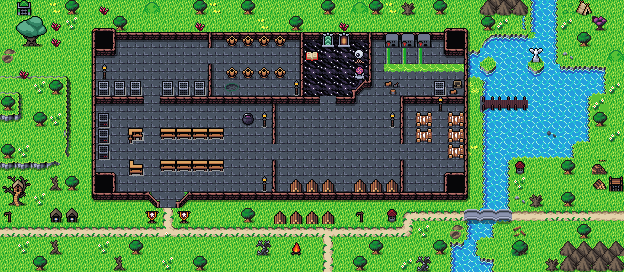

This game map was drawn from its Tiled (.tmx) file and the tilesets committed beside it. A one-line description and the trimmed map source follow:
An orthogonal 39x17 tile map with 16x16 px tiles, 4 tile layers (Collision, Background, Ground, Clutter), 2 tilesets and 44 objects.

<map version="1.10" tiledversion="1.10.1" orientation="orthogonal" renderorder="right-down" width="39" height="17" tilewidth="16" tileheight="16" infinite="0" nextlayerid="9" nextobjectid="102">
 <editorsettings>
  <export target="wastetown..tmx" format="tmx" />
 </editorsettings>
 <tileset firstgid="1" source="../tileset/main.tsx" />
 <tileset firstgid="10113" source="../tileset/buildings.tsx" />
 <layer id="6" name="Collision" width="39" height="17">
  <data>[663 cells, 128 non-empty, 13 distinct tile ids]</data>
 </layer>
 <layer id="1" name="Background" width="39" height="17">
  <data>[663 cells, 363 non-empty, 45 distinct tile ids]</data>
 </layer>
 <layer id="2" name="Ground" width="39" height="17">
  <data>[663 cells, 438 non-empty, 48 distinct tile ids]</data>
 </layer>
 <layer id="3" name="Clutter" width="39" height="17">
  <properties>
   <property name="spriteLayer" type="bool" value="true" />
  </properties>
  <data>[663 cells, 369 non-empty, 99 distinct tile ids]</data>
 </layer>
 <objectgroup id="4" name="Objects">
  <object id="38" template="../obj/entry_up.tx" x="318.665" y="268.262" width="21.5" height="16">
   <properties>
    <property name="teleport" value="" />
   </properties>
  </object>
  <object id="47" template="../obj/gold.tx" x="282.663" y="66.101" />
  <object id="56" template="../obj/gold.tx" x="400" y="95.75">
   <properties>
    <property name="reward">[
  {
    "type": "gold",
    "count": 110,
    "addMaxCount": 50
 }
]</property>
   </properties>
  </object>
  <object id="55" template="../obj/treasure.tx" x="423.522" y="190.333">
   <properties>
    <property name="reward">[{
  "type": "randomCard",
  "count": 2,
  "probability": 1,
  "colors": [ "colorID" ]
},{
  "type": "randomCard",
  "count": 1,
  "probability": 1,
  "rarity": [ "rare", "mythicrare" ],
  "colors": [ "colorID" ]
},{
  "type": "randomCard",
  "count": 1,
  "addMaxCount": 2
}]</property>
   </properties>
  </object>
  <object id="63" template="../obj/treasure.tx" x="152.522" y="49.333">
   <properties>
    <property name="reward">[{
  "type": "randomCard",
  "count": 2,
  "probability": 1,
  "colors": [ "colorID" ]
},{
  "type": "randomCard",
  "count": 1,
  "probability": 1,
  "rarity": [ "rare", "mythicrare" ],
  "colors": [ "colorID" ]
},{
  "type": "randomCard",
  "count": 1,
  "addMaxCount": 2
}]</property>
   </properties>
  </object>
  <object id="49" template="../obj/gold.tx" x="20.652" y="97.522">
   <properties>
    <property name="reward">[
  {
    "type": "gold",
    "count": 40,
    "addMaxCount": 40
 }
]</property>
   </properties>
  </object>
  <object id="51" template="../obj/enemy.tx" gid="11419" x="323.191" y="127.645">
   <properties>
    <property name="enemy" value="Golem" />
    <property name="threatRange" type="int" value="30" />
    <property name="waypoints" value="84,85" />
   </properties>
  </object>
  <object id="54" template="../obj/enemy.tx" gid="11419" x="323.079" y="72.763">
   <properties>
    <property name="effect">{ "startBattleWithCardInCommandZone": [ "Jace Boss Effect" ]
}</property>
    <property name="enemy" value="Jace" />
   </properties>
  </object>
  <object id="53" template="../obj/enemy.tx" x="509.579" y="231.263">
   <properties>
    <property name="enemy" value="Werewolf" />
    <property name="threatRange" type="int" value="60" />
   </properties>
  </object>
  <object id="52" template="../obj/enemy.tx" x="70.184" y="72.579">
   <properties>
    <property name="enemy" value="Symbiote" />
    <property name="threatRange" type="int" value="30" />
   </properties>
  </object>
  <object id="59" template="../obj/treasure.tx" x="36.5" y="16.5">
   <properties>
    <property name="reward">[{
  "type": "randomCard",
  "count": 2,
  "probability": 1,
  "colors": [ "colorID" ]
},{
  "type": "randomCard",
  "count": 1,
  "probability": 1,
  "rarity": [ "rare", "mythicrare" ],
  "colors": [ "colorID" ]
},{
  "type": "randomCard",
  "count": 1,
  "addMaxCount": 2
}]</property>
   </properties>
  </object>
  <object id="60" template="../obj/gold.tx" x="337.5" y="192.5">
   <properties>
    <property name="reward">[
  {
    "type": "gold",
    "count": 110,
    "addMaxCount": 50
 }
]</property>
   </properties>
  </object>
  <object id="61" template="../obj/gold.tx" x="607.5" y="38.5">
   <properties>
    <property name="reward">[
  {
    "type": "gold",
    "count": 110,
    "addMaxCount": 50
 }
]</property>
   </properties>
  </object>
  <object id="62" template="../obj/gold.tx" x="600.5" y="239.5">
   <properties>
    <property name="reward">[
  {
    "type": "gold",
    "count": 110,
    "addMaxCount": 50
 }
]</property>
   </properties>
  </object>
  <object id="64" template="../obj/enemy.tx" x="155" y="65.5">
   <properties>
    <property name="enemy" value="Illusionist" />
    <property name="threatRange" type="int" value="30" />
    <property name="waypoints" value="89,88" />
   </properties>
  </object>
  <object id="65" template="../obj/enemy.tx" x="247" y="160.5" width="22" height="13.5">
   <properties>
    <property name="enemy" value="Illusionist" />
    <property name="threatRange" type="int" value="30" />
    <property name="waypoints" value="84,85" />
   </properties>
  </object>
  <object id="66" template="../obj/enemy.tx" x="338.5" y="164">
   <properties>
    <property name="enemy" value="Illusionist" />
    <property name="threatRange" type="int" value="30" />
    <property name="waypoints" value="86,87" />
   </properties>
  </object>
  <object id="67" template="../obj/enemy.tx" x="160.5" y="193.5">
   <properties>
    <property name="enemy" value="Illusionist" />
    <property name="threatRange" type="int" value="30" />
   </properties>
  </object>
  <object id="74" template="../obj/manashards.tx" x="2" y="141.5" />
  <object id="75" template="../obj/manashards.tx" x="116.5" y="123" />
  <object id="76" template="../obj/manashards.tx" x="220.5" y="17.5" />
  <object id="77" template="../obj/enemy.tx" x="56" y="240">
   <properties>
    <property name="enemy" value="Adept Blue Wizard" />
    <property name="threatRange" type="int" value="30" />
    <property name="waypoints" value="92,80,81,80" />
   </properties>
  </object>
  <object id="78" template="../obj/enemy.tx" x="593" y="48">
   <properties>
    <property name="enemy" value="Hydra" />
    <property name="threatRange" type="int" value="30" />
   </properties>
  </object>
  <object id="79" template="../obj/enemy.tx" x="354" y="28.5">
   <properties>
    <property name="enemy" value="Squirrel" />
    <property name="threatRange" type="int" value="30" />
    <property name="waypoints" value="95,96" />
   </properties>
  </object>
  <object id="80" template="../obj/waypoint.tx" x="112" y="239.5" />
  <object id="81" template="../obj/waypoint.tx" x="349.5" y="235.5" />
  <object id="82" template="../obj/waypoint.tx" x="412" y="221" />
  <object id="83" template="../obj/waypoint.tx" x="551.5" y="231" />
  <object id="84" template="../obj/waypoint.tx" x="371.5" y="125" />
  <object id="85" template="../obj/waypoint.tx" x="282" y="128" />
  <object id="86" template="../obj/waypoint.tx" x="289" y="168" />
  <object id="87" template="../obj/waypoint.tx" x="380.5" y="167.5" />
  <object id="88" template="../obj/waypoint.tx" x="135" y="63.5" />
  <object id="89" template="../obj/waypoint.tx" x="191" y="66.5" />
  <object id="92" template="../obj/waypoint.tx" x="2" y="238" />
  <object id="93" template="../obj/waypoint.tx" x="236.5" y="188" />
  <object id="94" template="../obj/waypoint.tx" x="228" y="149" />
  </objectgroup>
</map>
<!-- 7 of 44 objects omitted -->
